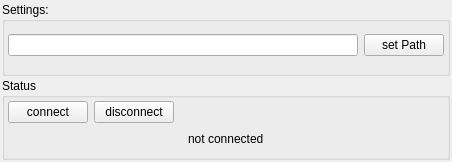
<?xml version="1.0" encoding="UTF-8"?>
<ui version="4.0">
 <class>MatlabControlWidgetBase</class>
 <widget class="QWidget" name="MatlabControlWidgetBase">
  <property name="geometry">
   <rect>
    <x>0</x>
    <y>0</y>
    <width>452</width>
    <height>162</height>
   </rect>
  </property>
  <property name="sizePolicy">
   <sizepolicy hsizetype="Preferred" vsizetype="MinimumExpanding">
    <horstretch>0</horstretch>
    <verstretch>0</verstretch>
   </sizepolicy>
  </property>
  <property name="windowTitle">
   <string>Form</string>
  </property>
  <layout class="QVBoxLayout" name="verticalLayout">
   <property name="spacing">
    <number>2</number>
   </property>
   <property name="margin">
    <number>2</number>
   </property>
   <item>
    <widget class="QGroupBox" name="groupBox">
     <property name="sizePolicy">
      <sizepolicy hsizetype="Preferred" vsizetype="MinimumExpanding">
       <horstretch>0</horstretch>
       <verstretch>0</verstretch>
      </sizepolicy>
     </property>
     <property name="title">
      <string>Settings:</string>
     </property>
     <layout class="QVBoxLayout" name="verticalLayout_3">
      <property name="margin">
       <number>3</number>
      </property>
      <item>
       <layout class="QHBoxLayout" name="horizontalLayout_3">
        <item>
         <widget class="QLineEdit" name="pathEdit"/>
        </item>
        <item>
         <widget class="QPushButton" name="setPathButton">
          <property name="text">
           <string>set Path</string>
          </property>
         </widget>
        </item>
       </layout>
      </item>
      <item>
       <spacer name="verticalSpacer">
        <property name="orientation">
         <enum>Qt::Vertical</enum>
        </property>
        <property name="sizeType">
         <enum>QSizePolicy::Minimum</enum>
        </property>
        <property name="sizeHint" stdset="0">
         <size>
          <width>20</width>
          <height>5</height>
         </size>
        </property>
       </spacer>
      </item>
     </layout>
    </widget>
   </item>
   <item>
    <widget class="QGroupBox" name="groupBox_2">
     <property name="sizePolicy">
      <sizepolicy hsizetype="Preferred" vsizetype="MinimumExpanding">
       <horstretch>0</horstretch>
       <verstretch>0</verstretch>
      </sizepolicy>
     </property>
     <property name="title">
      <string>Status</string>
     </property>
     <layout class="QVBoxLayout" name="verticalLayout_2">
      <property name="margin">
       <number>3</number>
      </property>
      <item>
       <layout class="QHBoxLayout" name="horizontalLayout">
        <item>
         <widget class="QPushButton" name="connectButton">
          <property name="enabled">
           <bool>true</bool>
          </property>
          <property name="text">
           <string>connect</string>
          </property>
         </widget>
        </item>
        <item>
         <widget class="QPushButton" name="disconnectButton">
          <property name="text">
           <string>disconnect</string>
          </property>
         </widget>
        </item>
        <item>
         <spacer name="horizontalSpacer">
          <property name="orientation">
           <enum>Qt::Horizontal</enum>
          </property>
          <property name="sizeHint" stdset="0">
           <size>
            <width>40</width>
            <height>20</height>
           </size>
          </property>
         </spacer>
        </item>
       </layout>
      </item>
      <item>
       <layout class="QHBoxLayout" name="horizontalLayout_2">
        <item>
         <spacer name="horizontalSpacer_2">
          <property name="orientation">
           <enum>Qt::Horizontal</enum>
          </property>
          <property name="sizeHint" stdset="0">
           <size>
            <width>40</width>
            <height>20</height>
           </size>
          </property>
         </spacer>
        </item>
        <item>
         <widget class="QLabel" name="statusLabel">
          <property name="text">
           <string>not connected</string>
          </property>
         </widget>
        </item>
        <item>
         <spacer name="horizontalSpacer_3">
          <property name="orientation">
           <enum>Qt::Horizontal</enum>
          </property>
          <property name="sizeHint" stdset="0">
           <size>
            <width>40</width>
            <height>20</height>
           </size>
          </property>
         </spacer>
        </item>
       </layout>
      </item>
      <item>
       <spacer name="verticalSpacer_2">
        <property name="orientation">
         <enum>Qt::Vertical</enum>
        </property>
        <property name="sizeType">
         <enum>QSizePolicy::Minimum</enum>
        </property>
        <property name="sizeHint" stdset="0">
         <size>
          <width>20</width>
          <height>5</height>
         </size>
        </property>
       </spacer>
      </item>
     </layout>
    </widget>
   </item>
  </layout>
 </widget>
 <resources/>
 <connections/>
</ui>
